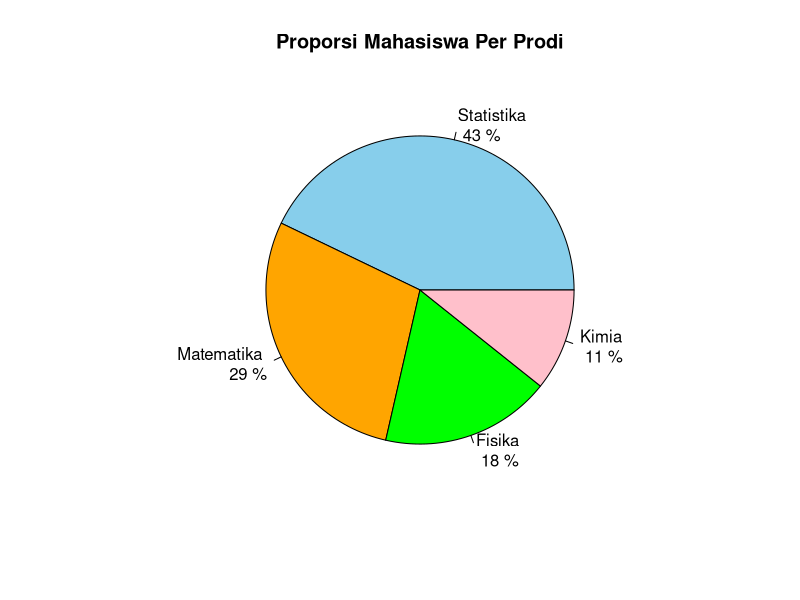

Generate this figure with R:
# contoh program dengan fungsi pie chart

jumlah <- c(120, 80, 50, 30)
prodi <- c("Statistika", "Matematika", "Fisika", "Kimia")

#  buat pie chart
pdf("3a-pie-chart.pdf")

pie(
  jumlah,
  labels = paste(
    prodi,
    "\n",
    round(jumlah/sum(jumlah)*100),"%"
  ),
  col=c("skyblue", "orange", "green", "pink"),
  main = "Proporsi Mahasiswa Per Prodi"
)
